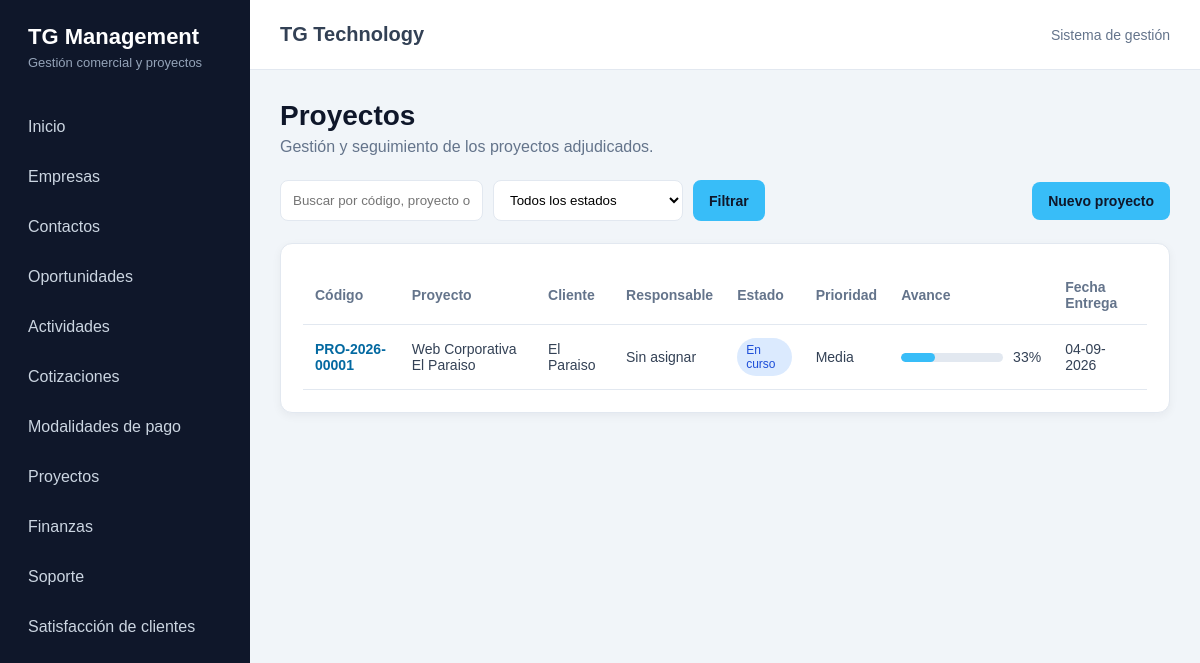
/proyectos/, run on an earlier commit of the app's database.
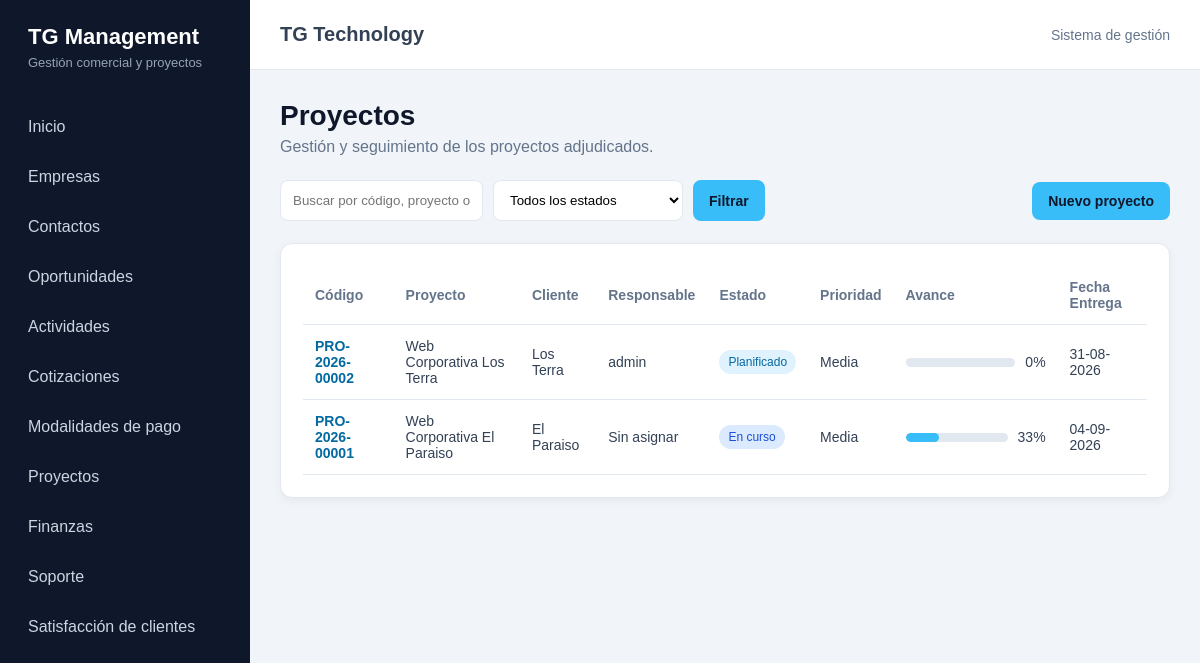
And on a later commit of the database.
### proyectos/models.py (models this page shows, shortened)
class Proyecto(models.Model):
    class Estado(models.TextChoices):
        PLANIFICADO = "planificado", "Planificado"
        EN_CURSO = "en_curso", "En curso"
        PAUSADO = "pausado", "Pausado"
        FINALIZADO = "finalizado", "Finalizado"
        CANCELADO = "cancelado", "Cancelado"
    class Prioridad(models.TextChoices):
        BAJA = "baja", "Baja"
        MEDIA = "media", "Media"
        ALTA = "alta", "Alta"
        URGENTE = "urgente", "Urgente"
    codigo = models.CharField(
        "Código",
        max_length=30,
        unique=True,
        blank=True,
        editable=False,
    )
    nombre = models.CharField(
        "Nombre del proyecto",
        max_length=200,
    )
    empresa = models.ForeignKey(
        "crm.Empresa",
        on_delete=models.PROTECT,
        related_name="proyectos",
        verbose_name="Empresa",
    )
    cotizacion = models.ForeignKey(
        "cotizaciones.Cotizacion",
        on_delete=models.SET_NULL,
        related_name="proyectos",
        verbose_name="Cotización",
        blank=True,
        null=True,
    )
    responsable = models.ForeignKey(
        settings.AUTH_USER_MODEL,
        on_delete=models.SET_NULL,
        related_name="proyectos_responsable",
        verbose_name="Responsable",
        blank=True,
        null=True,
    )
    estado = models.CharField(
        "Estado",
        max_length=20,
        choices=Estado.choices,
        default=Estado.PLANIFICADO,
    )
    prioridad = models.CharField(
        "Prioridad",
        max_length=20,
        choices=Prioridad.choices,
        default=Prioridad.MEDIA,
    )
    porcentaje_avance = models.PositiveSmallIntegerField(
        "Porcentaje de avance",
        default=0,
        validators=[
            MinValueValidator(0),
            MaxValueValidator(100),
        ],
    )
    fecha_alta = models.DateField(
        "Fecha Alta",
        blank=True,
        null=True,
    )
    fecha_entrega = models.DateField(
        "Fecha Entrega",
        blank=True,
        null=True,
    )
    descripcion = models.TextField(
        "Descripción",
        blank=True,
    )
    creado_por = models.ForeignKey(
        settings.AUTH_USER_MODEL,
        on_delete=models.SET_NULL,
        related_name="proyectos_creados",
        blank=True,
        null=True,
    )
    creado_en = models.DateTimeField(
        "Creado",
        auto_now_add=True,
    )
    actualizado_en = models.DateTimeField(
        "Actualizado",
        auto_now=True,
    )
    class Meta:
        verbose_name = "Proyecto"
        verbose_name_plural = "Proyectos"
        ordering = ["-creado_en"]

### crm/models.py (models this page shows)
class Empresa(models.Model):
    class TipoEmpresa(models.TextChoices):
        PROSPECTO = "PROSPECTO", "Prospecto"
        CLIENTE = "CLIENTE", "Cliente"
        PROVEEDOR = "PROVEEDOR", "Proveedor"
        PARTNER = "PARTNER", "Partner"
    class EstadoEmpresa(models.TextChoices):
        ACTIVA = "ACTIVA", "Activa"
        INACTIVA = "INACTIVA", "Inactiva"
    razon_social = models.CharField(
        "Razón social",
        max_length=200,
    )
    nombre_fantasia = models.CharField(
        "Nombre de fantasía",
        max_length=200,
        blank=True,
    )
    rut = models.CharField(
        "RUT",
        max_length=20,
        blank=True,
        unique=True,
        null=True,
    )
    tipo = models.CharField(
        "Tipo de empresa",
        max_length=20,
        choices=TipoEmpresa.choices,
        default=TipoEmpresa.PROSPECTO,
    )
    rubro = models.CharField(
        "Rubro",
        max_length=150,
        blank=True,
    )
    sitio_web = models.URLField(
        "Sitio web",
        blank=True,
    )
    telefono = models.CharField(
        "Teléfono",
        max_length=30,
        blank=True,
    )
    email = models.EmailField(
        "Correo electrónico",
        blank=True,
    )
    direccion = models.CharField(
        "Dirección",
        max_length=250,
        blank=True,
    )
    comuna = models.CharField(
        "Comuna",
        max_length=100,
        blank=True,
    )
    region = models.CharField(
        "Región",
        max_length=100,
        blank=True,
    )
    estado = models.CharField(
        "Estado",
        max_length=20,
        choices=EstadoEmpresa.choices,
        default=EstadoEmpresa.ACTIVA,
    )
    observaciones = models.TextField(
        "Observaciones",
        blank=True,
    )
    creado_por = models.ForeignKey(
        settings.AUTH_USER_MODEL,
        verbose_name="Creado por",
        on_delete=models.SET_NULL,
        null=True,
        blank=True,
        related_name="empresas_creadas",
    )
    fecha_creacion = models.DateTimeField(
        "Fecha de creación",
        auto_now_add=True,
    )
    fecha_actualizacion = models.DateTimeField(
        "Última actualización",
        auto_now=True,
    )
    class Meta:
        verbose_name = "Empresa"
        verbose_name_plural = "Empresas"
        ordering = ["razon_social"]
    def __str__(self):
        return self.nombre_fantasia or self.razon_social

### proyectos/views.py (the view)
def proyecto_lista(request):
    proyectos = Proyecto.objects.select_related(
        "empresa",
        "cotizacion",
        "responsable",
    )
    estado = request.GET.get("estado", "").strip()
    busqueda = request.GET.get("q", "").strip()
    if estado:
        proyectos = proyectos.filter(estado=estado)
    if busqueda:
        proyectos = proyectos.filter(
            Q(nombre__icontains=busqueda)
            | Q(codigo__icontains=busqueda)
            | Q(empresa__nombre__icontains=busqueda)
        )
    context = {
        "proyectos": proyectos,
        "estados": Proyecto.Estado.choices,
        "estado_seleccionado": estado,
        "busqueda": busqueda,
    }
    return render(
        request,
        "proyectos/proyecto_lista.html",
        context,
    )

### proyectos/templates/proyectos/proyecto_lista.html (shortened to what this page needs)
{% extends "core/base.html" %}
{% block content %}
<div class="encabezado-pagina">
    <h1>Proyectos</h1>
    <p>
        Gestión y seguimiento de los proyectos adjudicados.
    </p>
</div>
<div class="acciones">
    <form method="get" class="filtros">
        <input
            type="text"
            name="q"
            value="{{ busqueda }}"
            placeholder="Buscar por código, proyecto o cliente"
        >
        <select name="estado">
            <option value="">Todos los estados</option>
        </select>
        <button type="submit" class="boton">
            Filtrar
        </button>
    </form>
    <a
        href="{% url 'proyectos:proyecto_crear' %}"
        class="boton"
    >
        Nuevo proyecto
    </a>
</div>
<div class="panel">
    {% if proyectos %}
        <div class="tabla-contenedor">
            <table>
                <thead>
                    <tr>
                        <th>Código</th>
                        <th>Proyecto</th>
                        <th>Cliente</th>
                        <th>Responsable</th>
                        <th>Estado</th>
                        <th>Prioridad</th>
                        <th>Avance</th>
                        <th>Fecha Entrega</th>
                    </tr>
                </thead>
                <tbody>
                    {% for proyecto in proyectos %}
                        <tr>
                            <td>
                                <a
                                    href="{% url 'proyectos:proyecto_detalle' proyecto.pk %}"
                                    class="enlace-tabla"
                                >
                                    {{ proyecto.codigo }}
                                </a>
                            </td>
                            <td>
                                {{ proyecto.nombre }}
                            </td>
                            <td>
                                {{ proyecto.empresa }}
                            </td>
                            <td>
                                {{ proyecto.responsable|default:"Sin asignar" }}
                            </td>
                            <td>
                                <span class="estado estado-{{ proyecto.estado }}">
                                    {{ proyecto.get_estado_display }}
                                </span>
                            </td>
                            <td>
                                {{ proyecto.get_prioridad_display }}
                            </td>
                            <td>
                                <div class="avance-tabla">
                                    <div class="barra-avance">
                                        <div
                                            class="barra-avance-valor"
                                            style="width: {{ proyecto.porcentaje_avance }}%;"
                                        ></div>
                                    </div>
                                    <span>
                                        {{ proyecto.porcentaje_avance }}%
                                    </span>
                                </div>
                            </td>
                            <td>
                                {{ proyecto.fecha_entrega|date:"d-m-Y"|default:"—" }}
                            </td>
                        </tr>
                    {% endfor %}
                </tbody>
            </table>
        </div>
    {% endif %}
</div>
{% endblock %}

What changed in the data, as far as the page shows it:
added Proyecto: codigo "PRO-2026-00002", nombre "Web Corporativa Los Terra", empresa "Los Terra", responsable "admin", estado "Planificado", prioridad "Media", porcentaje_avance "0", fecha_entrega "31-08-2026"
